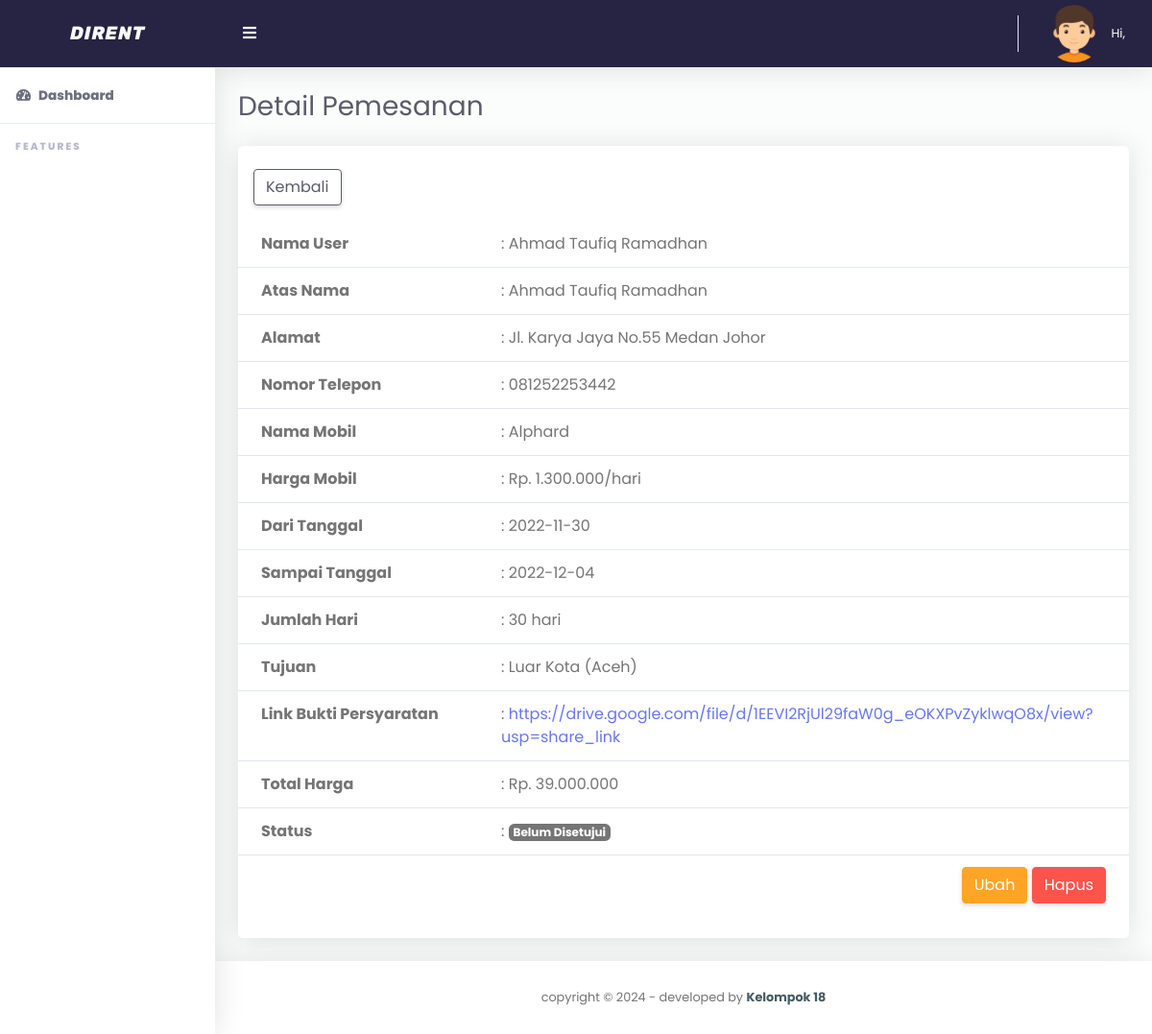
Page /admin/pemesanan_detail.php?id_pemesanan=6 (signed in) on the committed database.
### tables this page shows
CREATE TABLE `pemesanan` (
  `id_pemesanan` int(11) NOT NULL,
  `id_customer` int(11) NOT NULL,
  `id_mobil` int(11) NOT NULL,
  `nama` varchar(255) NOT NULL,
  `alamat` varchar(255) NOT NULL,
  `no_telp` varchar(16) NOT NULL,
  `dari_tanggal` date NOT NULL,
  `sampai_tanggal` date NOT NULL,
  `jumlah_hari` int(3) NOT NULL,
  `tujuan` varchar(255) NOT NULL,
  `link_drive` varchar(255) NOT NULL,
  `status` enum('Belum Disetujui','Dipinjam','Dikembalikan') NOT NULL,
  `created_at` timestamp NOT NULL DEFAULT current_timestamp(),
  `updated_at` timestamp NOT NULL DEFAULT current_timestamp()
);

CREATE TABLE `customer` (
  `id_customer` int(11) NOT NULL,
  `nik` int(16) NOT NULL,
  `nama_lengkap` varchar(255) NOT NULL,
  `alamat` varchar(255) NOT NULL,
  `no_telp` varchar(13) NOT NULL,
  `kota` varchar(60) NOT NULL,
  `kode_pos` int(11) NOT NULL,
  `email` varchar(60) NOT NULL,
  `password` varchar(60) NOT NULL,
  `level` varchar(16) NOT NULL,
  `created_at` timestamp NOT NULL DEFAULT current_timestamp(),
  `updated_at` timestamp NOT NULL DEFAULT current_timestamp()
);

CREATE TABLE `mobil` (
  `id_mobil` int(11) NOT NULL,
  `gambar` varchar(255) NOT NULL,
  `nama_mobil` varchar(60) NOT NULL,
  `tahun_mobil` varchar(11) NOT NULL,
  `kursi` int(2) NOT NULL,
  `transmisi` varchar(25) NOT NULL,
  `bensin` varchar(25) NOT NULL,
  `stok` int(11) NOT NULL,
  `harga` varchar(25) NOT NULL,
  `created_at` timestamp NOT NULL DEFAULT current_timestamp(),
  `updated_at` timestamp NOT NULL DEFAULT current_timestamp()
);

### config/functions/functionPemesanan.php (called while the page is built, shortened)
<?php
include('../config/conn.php');
function detail($id)
{
    global $conn;
    $result = mysqli_query($conn, "SELECT id_pemesanan,pemesanan.created_at,nama_lengkap,nama,pemesanan.alamat,pemesanan.no_telp,nama_mobil,harga,jumlah_hari,pemesanan.status,dari_tanggal,sampai_tanggal,tujuan,link_drive FROM pemesanan INNER JOIN mobil ON pemesanan.id_mobil = mobil.id_mobil INNER JOIN customer ON pemesanan.id_customer = customer.id_customer Where id_pemesanan = '$id' ");
    $row = mysqli_fetch_assoc($result);
    return $row;
}

### admin/pemesanan_detail.php (the view, shortened to what this page needs)
<?php
include('../config/functions/functionPemesanan.php');
$id = $_GET['id_pemesanan'];
$detailPemesanan = detail($id);
$totalHarga = $detailPemesanan['harga'] * $detailPemesanan['jumlah_hari'];
?>
<!DOCTYPE html>
<html lang="en">
<head>
    <?php include('../app/layouts/css.php'); ?>
</head>
<body id="page-top">
    <div id="wrapper">
        <?php include('../app/layouts/sidebar.php'); ?>
        <div id="content-wrapper" class="d-flex flex-column">
            <div id="content">
                <?php include('../app/layouts/topbar.php'); ?>
                <div class="container-fluid" id="container-wrapper">
                    <div class="d-sm-flex align-items-center justify-content-between mb-4">
                        <h1 class="h3 mb-0 text-gray-800">Detail Pemesanan</h1>
                    </div>
                    <div class="row">
                        <div class="col-lg-12 mb-4">
                            <div class="card">
                                <div class="table-responsive mt-4">
                                    <a href="pemesanan_tbl.php" class="btn btn-outline-dark ml-3 mb-3">Kembali</a></td>
                                    <table class="table align-items-center table-flush">
                                        <tbody>
                                            <tr>
                                                <th style="width:250px;">Nama User</th>
                                                <td>: <?= $detailPemesanan['nama_lengkap']; ?></td>
                                            </tr>
                                            <tr>
                                                <th style="width:250px;">Atas Nama</th>
                                                <td>: <?= $detailPemesanan['nama']; ?></td>
                                            </tr>
                                            <tr>
                                                <th style="width:250px;">Alamat</th>
                                                <td>: <?= $detailPemesanan['alamat']; ?></td>
                                            </tr>
                                            <tr>
                                                <th style="width:250px;">Nomor Telepon</th>
                                                <td>: <?= $detailPemesanan['no_telp']; ?></td>
                                            </tr>
                                            <tr>
                                                <th style="width:250px;">Nama Mobil</th>
                                                <td>: <?= $detailPemesanan['nama_mobil']; ?></td>
                                            </tr>
                                            <tr>
                                                <th style="width:250px;">Harga Mobil</th>
                                                <td>: Rp. <?= number_format($detailPemesanan['harga'], 0, ".", "."); ?>/hari</td>
                                            </tr>
                                            <tr>
                                                <th style="width:250px;">Dari Tanggal</th>
                                                <td>: <?= $detailPemesanan['dari_tanggal']; ?></td>
                                            </tr>
                                            <tr>
                                                <th style="width:250px;">Sampai Tanggal</th>
                                                <td>: <?= $detailPemesanan['sampai_tanggal']; ?></td>
                                            </tr>
                                            <tr>
                                                <th style="width:250px;">Jumlah Hari</th>
                                                <td>: <?= $detailPemesanan['jumlah_hari']; ?> hari</td>
                                            </tr>
                                            <tr>
                                                <th style="width:250px;">Tujuan</th>
                                                <td>: <?= $detailPemesanan['tujuan']; ?></td>
                                            </tr>
                                            <tr>
                                                <th style="width:250px;">Link Bukti Persyaratan</th>
                                                <td>: <a href="<?= $detailPemesanan['link_drive']; ?>" target="_blank"><?= $detailPemesanan['link_drive']; ?></a></td>
                                            </tr>
                                            <tr>
                                                <th style="width:250px;">Total Harga</th>
                                                <td>: Rp. <?= number_format($totalHarga, 0, ".", "."); ?></td>
                                            </tr>
                                            <tr>
                                              <th style="width:250px;">Status</th>
                                                <?php if ($detailPemesanan['status'] == 'Belum Disetujui') : ?>
                                                    <td>:
                                                        <span class="badge badge-secondary">
                                                            <?= $detailPemesanan['status']; ?>
                                                        </span>
                                                    </td>
                                                <?php endif; ?>
                                            </tr>
                                            <tr>
                                                <td colspan="2" class="text-right"><a href="pemesanan_ubah.php?id_pemesanan=<?= $detailPemesanan['id_pemesanan']; ?>" class="btn btn-warning">Ubah</a> <a href="pemesanan_hapus.php?id_pemesanan=<?= $detailPemesanan['id_pemesanan']; ?>" class="btn btn-danger" onclick="return confirm('Yakin!')">Hapus</a></td>
                                            </tr>
                                        </tbody>
                                    </table>
                                </div>
                                <div class="card-footer"></div>
                            </div>
                        </div>
                    </div>
                </div>
            </div>
            <?php include('../app/layouts/footer.php'); ?>
        </div>
    </div>
</body>
</html>

### app/assets/css/admin/dirent.css (style rules this page uses)
* { font-family: "Poppins", sans-serif; margin: 0; padding: 0; box-sizing: border-box; }
html { position: relative; min-height: 100%; }
body { height: 100%; }
#wrapper { display: -webkit-box; display: -ms-flexbox; display: flex; }
#wrapper #content-wrapper { background-color: #fafdfb; width: 100%; overflow-x: hidden; }
#wrapper #content-wrapper #content { -webkit-box-flex: 1; -ms-flex: 1 0 auto; flex: 1 0 auto; }
.container, .container-fluid, .container-login { padding-left: 1.5rem; padding-right: 1.5rem; }
.text-gray-800 { color: #5a5c69 !important; }
.table-flush td, .table-flush th { border-right: 0; border-left: 0; }
.table-flush tbody tr:first-child td, .table-flush tbody tr:first-child th { border-top: 0; }
.table-flush tbody tr:last-child td, .table-flush tbody tr:last-child th { border-bottom: 0; }
.card .table { margin-bottom: 0; }
.card .table td, .card .table th { padding-right: 1.5rem; padding-left: 1.5rem; }
.card { -webkit-box-shadow: 0 0.15rem 1.75rem 0 rgba(58, 59, 69, 0.15) !important; box-shadow: 0 0.15rem 1.75rem 0 rgba(58, 59, 69, 0.15) !important; }

### rows in the picture
pemesanan: id_customer.nama_lengkap "Ahmad Taufiq Ramadhan", nama "Ahmad Taufiq Ramadhan", alamat "Jl. Karya Jaya No.55 Medan Johor", no_telp "081252253442", id_mobil.nama_mobil "Alphard", id_mobil.harga "1.300.000", dari_tanggal "2022-11-30", sampai_tanggal "2022-12-04", jumlah_hari "30", tujuan "Luar Kota (Aceh)", link_drive "https://drive.google.com/file/d/1EEVI2RjUl29faW0g_eOKXPvZyklwqO8x/view?usp=share_link", totalHarga "39.000.000", status "Belum Disetujui"
